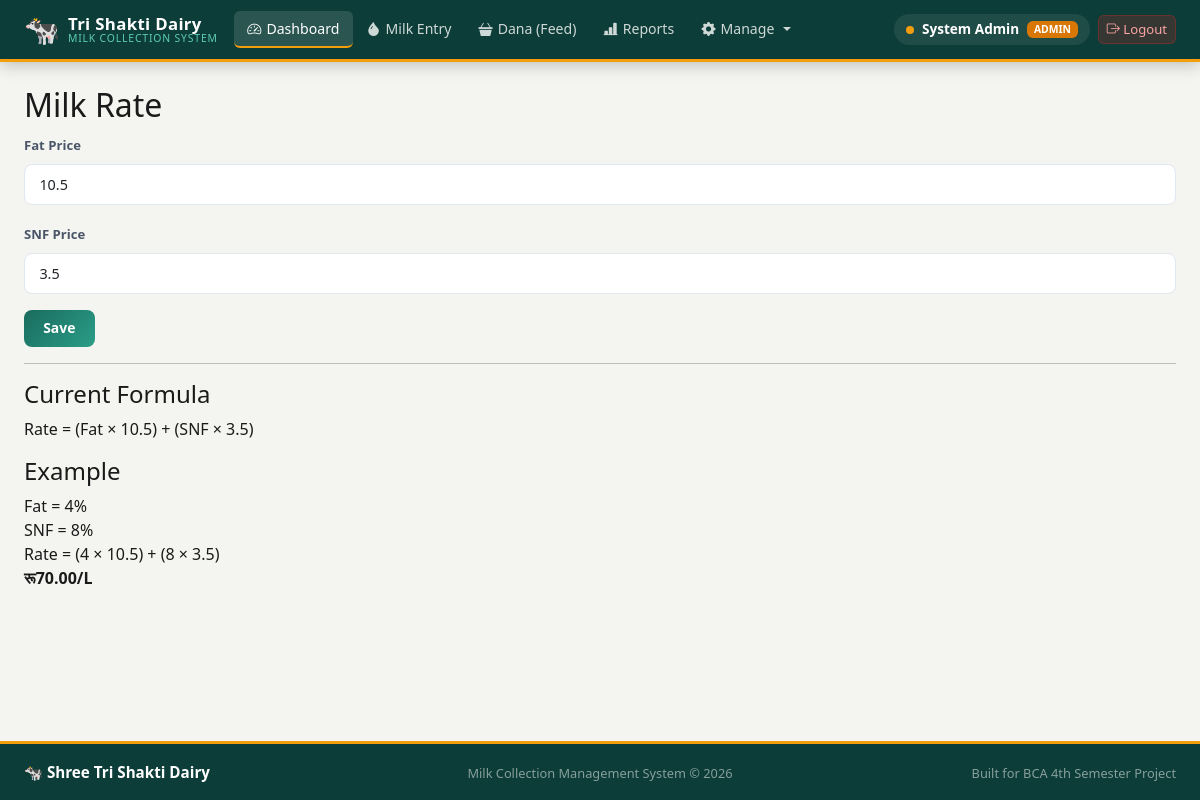
/pages/rates.php (signed in), run on the app's committed database.
### tables this page shows
CREATE TABLE IF NOT EXISTS pricing_settings (
    id INT AUTO_INCREMENT PRIMARY KEY,

    setting_key VARCHAR(50) UNIQUE NOT NULL,
    setting_value DECIMAL(10,4) NOT NULL
);

### pages/rates.php (the view, shortened to what this page needs)
<?php
require_once '../includes/config.php';
$fat = 10.5;
$snf = 3.5;
$result = $conn->query(
    "SELECT setting_key, setting_value
     FROM pricing_settings"
);
while ($row = $result->fetch_assoc()) {
    if ($row['setting_key'] === 'fat_price') {
        $fat = (float) $row['setting_value'];
    }
    if ($row['setting_key'] === 'snf_price') {
        $snf = (float) $row['setting_value'];
    }
}
$exampleFat = 4;
$exampleSnf = 8;
$rate = ($exampleFat * $fat) + ($exampleSnf * $snf);
?>
<?php include '../includes/header.php'; ?>
<div class="main-content">
    <h2>Milk Rate</h2>
    <form method="POST">
        <div class="mb-3">
            <label class="form-label">
                Fat Price
            </label>
            <input
                type="number"
                name="fat_price"
                class="form-control"
                value="<?= $fat ?>"
                step="0.1"
                min="0.1"
                required
            >
        </div>
        <div class="mb-3">
            <label class="form-label">
                SNF Price
            </label>
            <input
                type="number"
                name="snf_price"
                class="form-control"
                value="<?= $snf ?>"
                step="0.1"
                min="0.1"
                required
            >
        </div>
        <button
            type="submit"
            name="save"
            class="btn btn-teal"
        >
            Save
        </button>
    </form>
    <hr>
    <h4>Current Formula</h4>
    <p>
        Rate = (Fat × <?= $fat ?>)
        +
        (SNF × <?= $snf ?>)
    </p>
    <h4>Example</h4>
    <p>
        Fat = <?= $exampleFat ?>%
        <br>
        SNF = <?= $exampleSnf ?>%
        <br>
        Rate =
        (<?= $exampleFat ?> × <?= $fat ?>)
        +
        (<?= $exampleSnf ?> × <?= $snf ?>)
        <br>
        <strong>
            रू<?= number_format($rate, 2) ?>/L
        </strong>
    </p>
</div>
<?php include '../includes/footer.php'; ?>

### assets/css/style.css (style rules this page uses)
:root { --teal-900: #0d3d38; --teal-700: #1a6b5e; --teal-500: #2a9e87; --teal-300: #5dcdb5; --teal-100: #d0f0ea; --amber-600: #d97706; --amber-400: #f59e0b; --amber-100: #fef3c7; --milk-white: #faf9f6; --soft-gray: #f4f4f0; --text-dark: #1a1a1a; --text-mid: #4a5568; --text-light: #718096; --danger: #dc2626; --success: #16a34a; --card-shadow: 0 2px 12px rgba(13,61,56,0.08); --card-shadow-hover: 0 6px 24px rgba(13,61,56,0.16); --radius: 10px; --radius-lg: 16px; }
* { box-sizing: border-box; }
body { font-family: 'Segoe UI', system-ui, -apple-system, sans-serif; background: var(--soft-gray); color: var(--text-dark); min-height: 100vh; display: flex; flex-direction: column; }
.form-label { font-size: 0.82rem; font-weight: 600; color: var(--text-mid); }
.form-control { border-radius: 8px; border: 1.5px solid #e2e8f0; font-size: 0.9rem; padding: 0.55rem 0.9rem; transition: border 0.18s, box-shadow 0.18s; }
.main-content { flex: 1; padding: 1.5rem; }
.btn-teal { background: linear-gradient(135deg, var(--teal-700), var(--teal-500)); color: #fff; border: none; border-radius: 8px; padding: 0.5rem 1.2rem; font-size: 0.87rem; font-weight: 600; transition: all 0.18s; }

### data on the page
pricing_settings: fat_price "10.5", setting_value "10.5"
pricing_settings: snf_price "3.5", setting_value "3.5"

### other printed values
$userName "System Admin"
$role "ADMIN"
$exampleFat "4"
$exampleSnf "8"
$rate "70.00"
